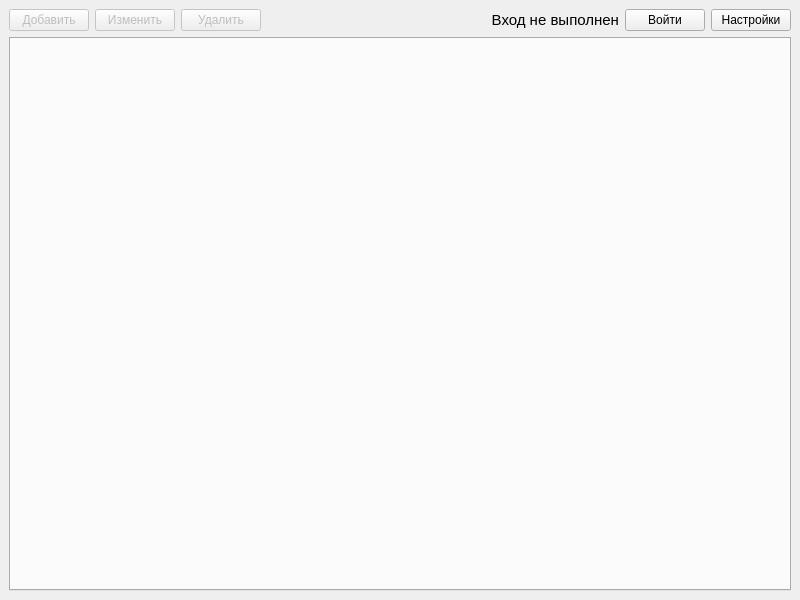
<?xml version="1.0" encoding="UTF-8"?>
<ui version="4.0">
 <class>MainWindow</class>
 <widget class="QMainWindow" name="MainWindow">
  <property name="geometry">
   <rect>
    <x>0</x>
    <y>0</y>
    <width>800</width>
    <height>600</height>
   </rect>
  </property>
  <property name="windowTitle">
   <string>Телефонная книжка</string>
  </property>
  <property name="windowIcon">
   <iconset resource="images.qrc">
    <normaloff>:/icons/images/icon128.png</normaloff>:/icons/images/icon128.png</iconset>
  </property>
  <property name="iconSize">
   <size>
    <width>48</width>
    <height>48</height>
   </size>
  </property>
  <widget class="QWidget" name="centralwidget">
   <layout class="QVBoxLayout" name="verticalLayout">
    <item>
     <layout class="QHBoxLayout" name="horizontalLayout">
      <item>
       <widget class="QPushButton" name="add_contact_btn">
        <property name="enabled">
         <bool>false</bool>
        </property>
        <property name="text">
         <string>Добавить</string>
        </property>
       </widget>
      </item>
      <item>
       <widget class="QPushButton" name="edit_contact_btn">
        <property name="enabled">
         <bool>false</bool>
        </property>
        <property name="text">
         <string>Изменить</string>
        </property>
       </widget>
      </item>
      <item>
       <widget class="QPushButton" name="delete_contact_btn">
        <property name="enabled">
         <bool>false</bool>
        </property>
        <property name="text">
         <string>Удалить</string>
        </property>
       </widget>
      </item>
      <item>
       <spacer name="horizontalSpacer">
        <property name="orientation">
         <enum>Qt::Horizontal</enum>
        </property>
        <property name="sizeHint" stdset="0">
         <size>
          <width>40</width>
          <height>20</height>
         </size>
        </property>
       </spacer>
      </item>
      <item>
       <widget class="QLabel" name="label">
        <property name="font">
         <font>
          <family>Arial</family>
          <pointsize>11</pointsize>
         </font>
        </property>
        <property name="text">
         <string>Вход не выполнен</string>
        </property>
        <property name="alignment">
         <set>Qt::AlignRight|Qt::AlignTrailing|Qt::AlignVCenter</set>
        </property>
       </widget>
      </item>
      <item>
       <widget class="QPushButton" name="log_in_out_btn">
        <property name="text">
         <string>Войти</string>
        </property>
       </widget>
      </item>
      <item>
       <widget class="QPushButton" name="settings_btn">
        <property name="text">
         <string>Настройки</string>
        </property>
       </widget>
      </item>
     </layout>
    </item>
    <item>
     <widget class="QTabWidget" name="contacts_tab_widget">
      <property name="tabPosition">
       <enum>QTabWidget::West</enum>
      </property>
      <property name="tabShape">
       <enum>QTabWidget::Rounded</enum>
      </property>
      <property name="currentIndex">
       <number>-1</number>
      </property>
     </widget>
    </item>
   </layout>
  </widget>
 </widget>
 <resources>
  <include location="images.qrc"/>
 </resources>
 <connections/>
</ui>
